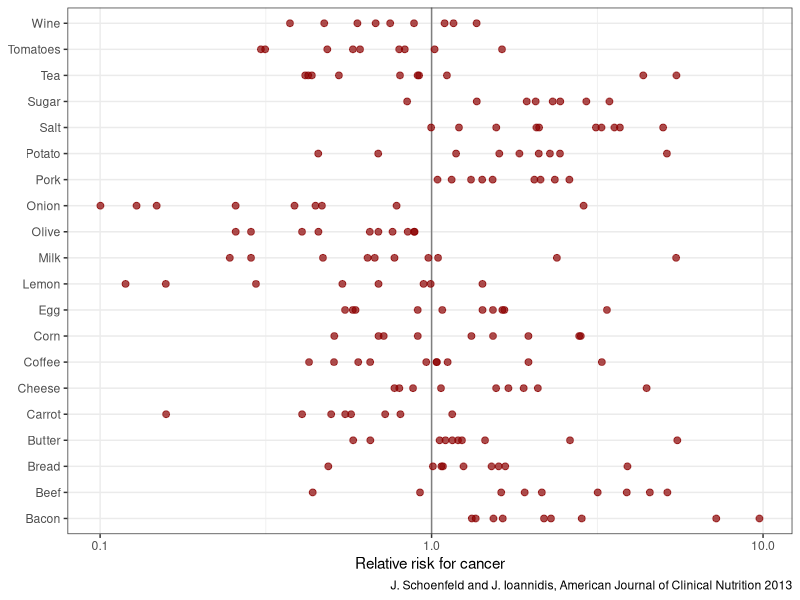

Recreate this plot in R. (Note: this script raises an error after producing the figure.)
## ---- chunk 1
library(tidyverse)
library(palmerpenguins)
penguins = na.omit(penguins)
#data(package = 'palmerpenguins')
knitr::opts_chunk$set(echo = TRUE)
knitr::opts_chunk$set(fig.dim=c(4.8, 4.5), fig.retina=2, out.width="100%")
## ---- chunk 2
cancer <- read.csv(here::here("data/schoenfeld_ioannidis.csv"))
ggplot(cancer) + geom_vline(xintercept=1, col='grey50') + geom_point(aes(x=rel_risk, y=Food), col = 'darkred', alpha=0.7, size=2) + scale_x_log10() +
  theme_bw() + labs(x = "Relative risk for cancer", caption="J. Schoenfeld and J. Ioannidis, American Journal of Clinical Nutrition 2013") +
  theme(axis.title.y = element_blank())
## ---- chunk 3
knitr::include_graphics("graphics/herald_cheats.png")
## ---- chunk 4
yearly <- read_csv(here::here("stories/ncea_cheats/ncea_cheats_yearly.csv"))
cheats <- read_csv(here::here("stories/ncea_cheats/ncea_cheats.csv"))
yearly %>% knitr::kable()
## ---- chunk 5
knitr::include_graphics("graphics/herald_cheats.png")
## ---- chunk 6
cheats %>% select(Region, Cheats) %>%
  knitr::kable()
## ---- chunk 7
knitr::include_graphics("graphics/herald_cheats.png")
## ---- chunk 8
cheats %>%
  knitr::kable()
## ---- chunk 9
knitr::include_graphics("graphics/herald_cheats.png")
## ---- chunk 10
cheats %>% mutate(`Cheats/1000` = round(Cheats/Students*1000, 2)) %>%
  select(Region, `Cheats/1000`) %>%
  knitr::kable()
## ---- chunk 11

## ---- chunk 12
library(palmerpenguins)
penguins
## ---- chunk 13

## ---- chunk 14

## ---- chunk 15

## ---- chunk 16

## ---- chunk 17

